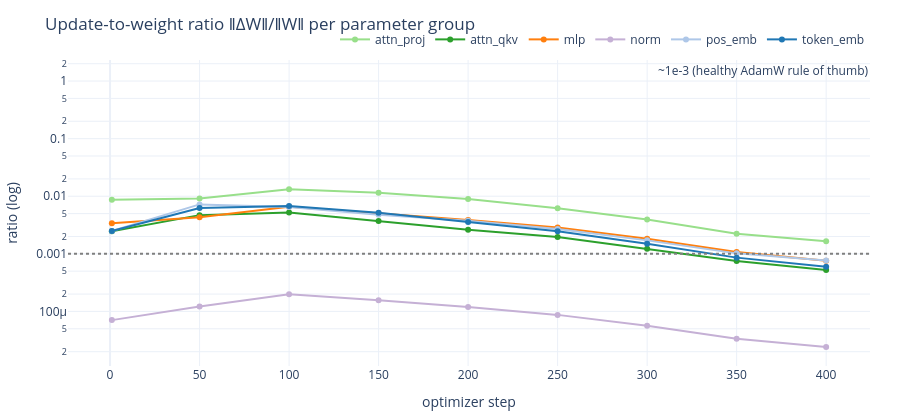
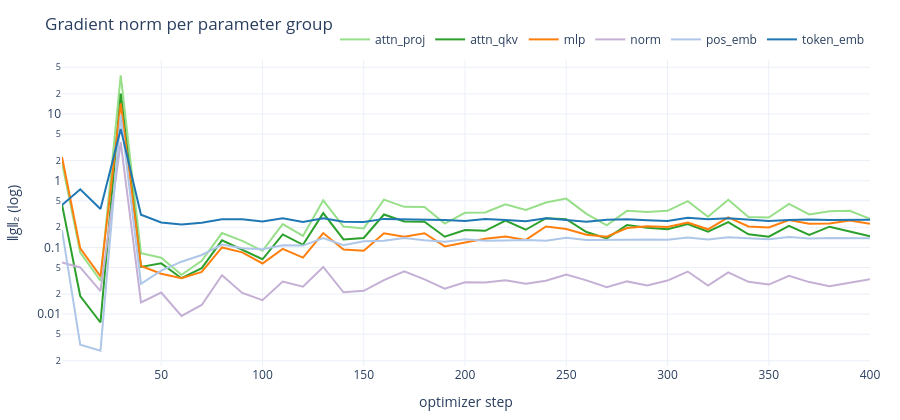

The code cell stored with these charts, in order, in its notebook:
### Code cell
from jp_llm_lab.visualization import curves
records = read_jsonl(M2_RUN / "metrics.jsonl")
curves.update_ratio_figure(records).show()
curves.grad_norm_by_group_figure(records).show()
